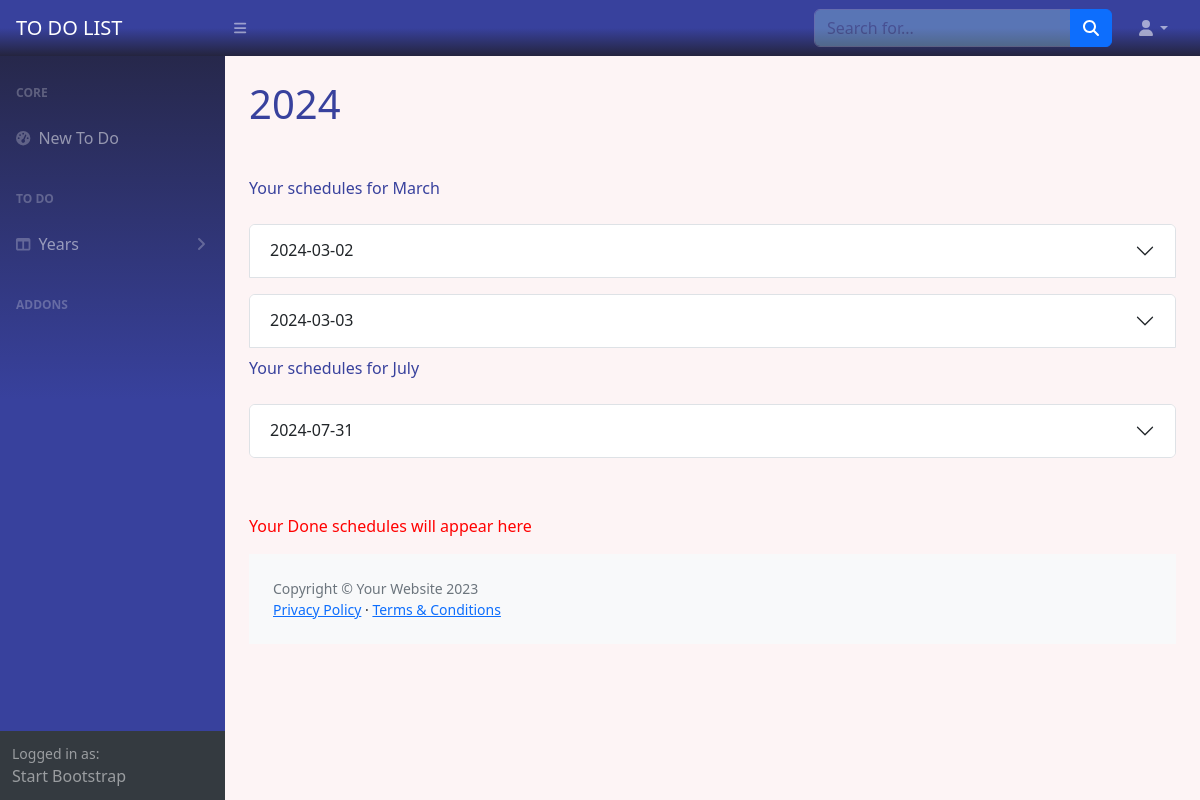
Screenshot of /year2024 (signed in) with the database file from the repository.
### test.py (models this page shows)
class User(UserMixin, db.Model):
    __tablename__ = "users"
    id = db.Column(db.Integer, primary_key=True)
    username = db.Column(db.String(80), nullable=False)
    age = db.Column(db.String, nullable=False)
    tel = db.Column(db.String, nullable=False)
    email = db.Column(db.String, nullable=False, unique=True)
    password = db.Column(db.String, nullable=False)

class Todos(UserMixin, db.Model):
    id = db.Column(db.Integer, primary_key=True)
    user_id = db.Column(db.Integer, nullable=False)
    title = db.Column(db.String(50), nullable=False)
    info = db.Column(db.String(50), nullable=True)
    due_date = db.Column(db.String)
    done = db.Column(db.Boolean, nullable=True)
    favorites = db.Column(db.Boolean)

### test.py (the view)
@app.route("/year<int:year>", methods=["GET", "POST"])
def years(year):
    all_years = []
    all_is_done = False
    unique_todo_date = []
    unique_done_date = []
    todo_date = []
    done_date = []
    result = db.session.execute(db.select(Todos))
    all_todos = result.scalars().all()
    result = db.session.execute(db.select(Done))
    all_dones = result.scalars().all()
    for i in all_todos:
        if i.user_id == current_user.id:
            todo_date.append(i.due_date)
            unique_todo_date = list(set(todo_date))
    for i in all_dones:
        if i.user_id == current_user.id:
            done_date.append(i.due_date)
            unique_done_date = list(set(done_date))
    for date in unique_todo_date:
        year = "".join(date).split('-')[0]
        all_years.append(year)
    all_years = list(set(all_years))
    for date in unique_done_date:
        year = "".join(date).split('-')[0]
        all_years.append(year)
    all_years = list(set(all_years))
    if not todo_date :
        no_date = True
    else:
        no_date = False
    if not all_todos and not all_dones:
        pass
    elif not all_todos:
        all_is_done = True
    return render_template('years.html', todos=all_todos, dones=all_dones,
                           user=current_user, unique_done_date=sorted(list(set(unique_done_date))),
                           unique_todo_date=sorted(list(set(unique_todo_date))),
                           today=TODAY, no_date=no_date, all_is_done=all_is_done, years=sorted(list(set(all_years))),
                           selected_year=request.url.split('year')[-1], current_month=dt.datetime.now().strftime("%B"),
                           datetime=dt.datetime)

### test.py (called while the page is built)
@login_manager.user_loader
def load_user(user_id):
    return db.get_or_404(User, user_id)

@app.template_filter()
def month_name(month_number):
    try:
        month_number = int(month_number)
        return calendar.month_name[month_number]
    except (ValueError, IndexError):
        return month_number  # Return the original input if not a valid month number

### templates/years.html (shortened to what this page needs)
{%include 'header.html'%}
<main>
    <div class="container-fluid px-4 ">
        <h1 class="mt-4 my-5" style="color:#38419D">{{selected_year}}</h1>
        {%for date in unique_todo_date%}
        {%if selected_year in date%}
                <div class="breadcrumb my-2">
            {%if not "".join(date).split('-')[1] == "".join(unique_todo_date[unique_todo_date.index(date)-1]).split('-')[1]%}
            <p class="breadcrumb-item active" style="color:#38419D">Your schedules for {{"".join(date).split('-')[1]|month_name}}</p>
            {%endif%}
        </div>
        <div class="accordion my-2" id="accordionTodo{{date}}">
                <div class="accordion-item">
                    {%if date == today%}
                        <h2 class="accordion-header">
                            <button class="accordion-button collapsed" type="button" data-bs-toggle="collapse"
                                    data-bs-target="#collapseTodo{{date}}"
                                    aria-expanded="false" aria-controls="collapseTodo{{date}}">
                                Today
                            </button>
                        </h2>
                    {%else%}
                        <h2 class="accordion-header">
                          <button class="accordion-button collapsed" type="button" data-bs-toggle="collapse"
                                  data-bs-target="#collapseTodo{{date}}" aria-expanded="false"
                                  aria-controls="collapseTodo{{date}}">
                            {{date}}
                          </button>
                        </h2>
                    {%endif%}
                </div>
            {%endif%}
    {%endfor%}
<p style="color:red;margin-top:6%">Your Done schedules will appear here</p>
{%include 'footer.html'%}

### rows the page displays
Todos: due_date "March", due_date "2024-03-02"
Todos: due_date "2024-03-03"
Todos: due_date "July", due_date "2024-07-31"

### other values shown
{{ selected_year }} "2024"
